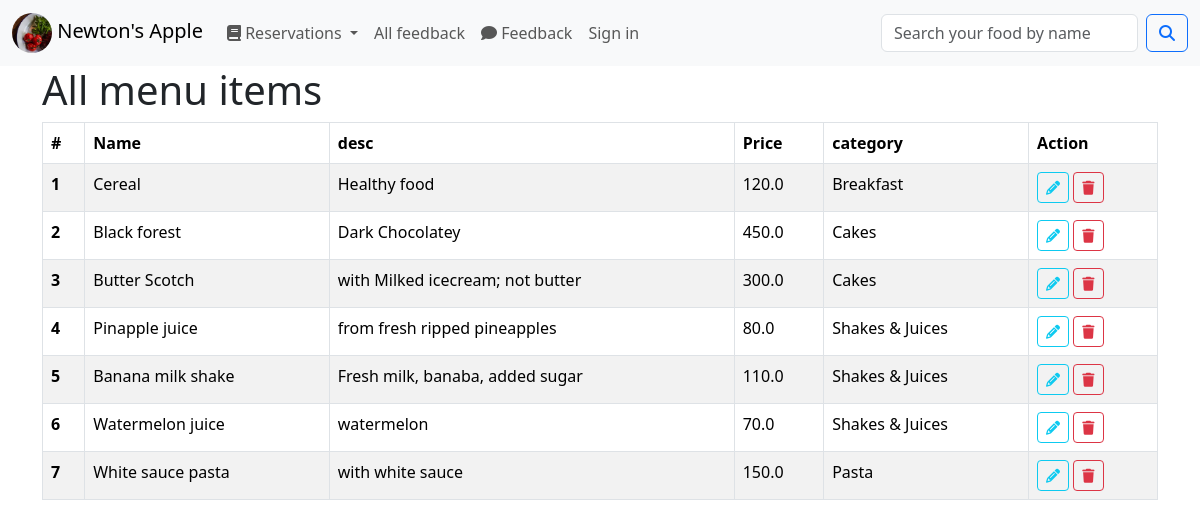
Page /restroapp/showmenu/ on the committed database.
### userauth/models.py (models this page shows, shortened)
class MenuItem(models.Model):
    menu_id = models.AutoField(primary_key=True)
    name = models.CharField(max_length=50)
    desc = models.TextField()
    price = models.FloatField()
    menu_cat = models.ForeignKey(CuisineCategory, on_delete = models.CASCADE, default = 1)

class CuisineCategory(models.Model):
    csn_cat_name = models.CharField('Cuisine category name', max_length = 50)
    csn_cat_desc = models.TextField('Cuisine description', null = True)
    csn_cat_image= models.ImageField(null = True, blank = True, upload_to = utilities.get_file_path)
    def __str__(self):
        return self.csn_cat_name
    class Meta:
        verbose_name_plural = 'CuisineCategories'  # otherwise it will appear as Cuisine Categorys
        ordering = ['csn_cat_name']

### userauth/views.py (the view)
def showmenuitem(request):
    allmenus = MenuItem.objects.all()  # ORDER BY food name
    ctxt = {"menu_list" : allmenus}
    return render(request, 'menuitem/showmenu.html', ctxt)

### userauth/templates/menuitem/showmenu.html (shortened to what this page needs)
{% extends "base.html" %}
{% block body%}
<div class="container">
    <div class="row">
        <div class="col-md-12">
            <h1>All menu items </h1>
            {% if menu_list %}
            <table class="table table-striped table-hover table-bordered">
                <thead class="thead-dark">
                  <tr>
                    <th scope="col">#</th>
                    <th scope="col">Name</th>
                    <th scope="col">desc</th>
                    <th scope="col">Price</th>
                    <th scope="col">category</th>
                    <th scope="col">Action</th>
                  </tr>
                </thead>
                <tbody>
                  {% for data in menu_list %}
                  <tr>
                    <th scope="row">{{forloop.counter}}</th>
                    <td>{{data.name}}</td>
                    <td>{{data.desc}}</td>
                    <td>{{data.price}}</td>
                    <td>{{ data.menu_cat }}
                    </td>
                    <td>
                      <a href="{% url 'edit-menuitem' data.menu_id %}" class="btn btn-outline-info btn-sm"><i class="fas fa-pencil" ></i></a>
                      <a href="{% url 'delete-menuitem' data.menu_id %}" class="btn btn-outline-danger btn-sm"><i class="fas fa-trash"></i></a>
                  </td>
                  </tr>
                  {% endfor %}
                </tbody>
              </table>
              {% else %}
                No menu items found
              {% endif %}
        </div>
    </div>
</div>
{% endblock body%}

### rows in the picture
MenuItem: name "Cereal", desc "Healthy food", price "120.0", menu_cat "Breakfast"
MenuItem: name "Black forest", desc "Dark Chocolatey", price "450.0", menu_cat "Cakes"
MenuItem: name "Butter Scotch", desc "with Milked icecream; not butter", price "300.0", menu_cat "Cakes"
MenuItem: name "Pinapple juice", desc "from fresh ripped pineapples", price "80.0", menu_cat "Shakes & Juices"
MenuItem: name "Banana milk shake", desc "Fresh milk, banaba, added sugar", price "110.0", menu_cat "Shakes & Juices"
MenuItem: name "Watermelon juice", desc "watermelon", price "70.0", menu_cat "Shakes & Juices"
MenuItem: name "White sauce pasta", desc "with white sauce", price "150.0", menu_cat "Pasta"
